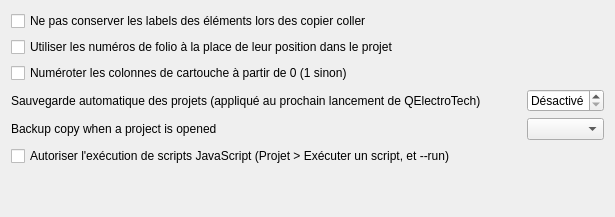
     <widget class="QWidget" name="tab_4">
      <attribute name="title">
       <string>Projets</string>
      </attribute>
      <layout class="QGridLayout" name="gridLayout_2">
       <item row="1" column="0">
        <widget class="QCheckBox" name="m_use_folio_label">
         <property name="text">
          <string>Utiliser les numéros de folio à la place de leur position dans le projet</string>
         </property>
        </widget>
       </item>
       <item row="3" column="0">
        <widget class="QLabel" name="label">
         <property name="text">
          <string>Sauvegarde automatique des projets (appliqué au prochain lancement de QElectroTech)</string>
         </property>
        </widget>
       </item>
       <item row="3" column="2">
        <widget class="QSpinBox" name="m_autosave_sb">
         <property name="frame">
          <bool>true</bool>
         </property>
         <property name="specialValueText">
          <string>Désactivé</string>
         </property>
         <property name="accelerated">
          <bool>true</bool>
         </property>
         <property name="suffix">
          <string comment="minute"> min</string>
         </property>
         <property name="maximum">
          <number>200</number>
         </property>
         <property name="singleStep">
          <number>10</number>
         </property>
        </widget>
       </item>
       <item row="0" column="0">
        <widget class="QCheckBox" name="m_save_label_paste">
         <property name="text">
          <string>Ne pas conserver les labels des éléments lors des copier coller</string>
         </property>
        </widget>
       </item>
       <item row="4" column="0">
        <widget class="QLabel" name="m_backup_policy_label">
         <property name="text">
          <string>Backup copy when a project is opened</string>
         </property>
        </widget>
       </item>
       <item row="4" column="2">
        <widget class="QComboBox" name="m_backup_policy_cb"/>
       </item>
       <item row="5" column="0">
        <widget class="QCheckBox" name="m_enable_scripting">
         <property name="text">
          <string>Autoriser l'exécution de scripts JavaScript (Projet &gt; Exécuter un script, et --run)</string>
         </property>
         <property name="toolTip">
          <string>Un script s'exécute avec vos droits : il peut lire et modifier le projet ouvert et écrire des fichiers. Désactivé par défaut ; n'exécutez que des scripts dont vous connaissez l'origine.</string>
         </property>
        </widget>
       </item>
       <item row="6" column="0">
        <spacer name="verticalSpacer_2">
         <property name="orientation">
          <enum>Qt::Vertical</enum>
         </property>
         <property name="sizeHint" stdset="0">
          <size>
           <width>20</width>
           <height>40</height>
          </size>
         </property>
        </spacer>
       </item>
       <item row="3" column="1">
        <spacer name="horizontalSpacer">
         <property name="orientation">
          <enum>Qt::Horizontal</enum>
         </property>
         <property name="sizeHint" stdset="0">
          <size>
           <width>40</width>
           <height>20</height>
          </size>
         </property>
        </spacer>
       </item>
       <item row="2" column="0">
        <widget class="QCheckBox" name="m_border_0">
         <property name="text">
          <string extracomment="Choix de l'increment de depart 1 ou 0">Numéroter les colonnes de cartouche à partir de 0 (1 sinon)</string>
         </property>
        </widget>
       </item>
      </layout>
     </widget>
